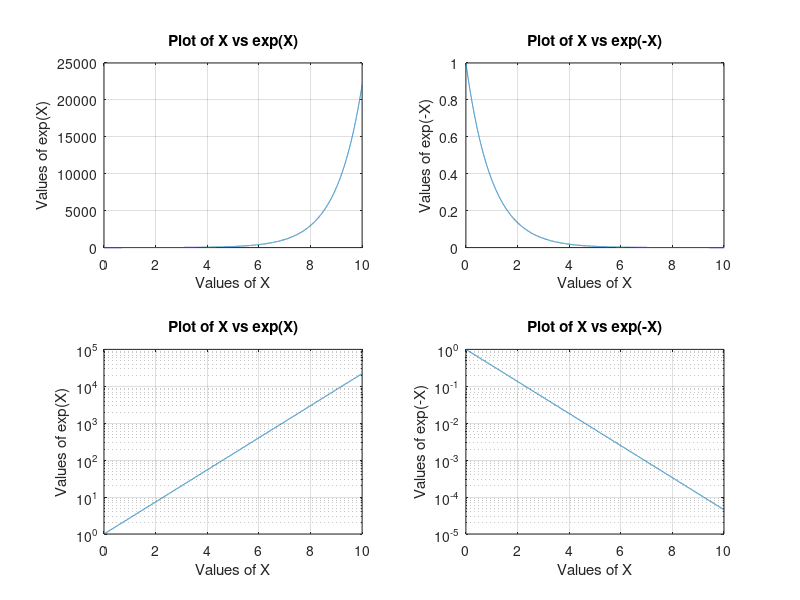

This figure's MATLAB source:
%               Solution for Core Lesson 2 Problems 4-5

X = [0.0:0.001:10.0];

% plot of X vs exp(X)

subplot(2,2,1);
plot(X, exp(X));
title('Plot of X vs exp(X)');
xlabel('Values of X')
ylabel('Values of exp(X)')
grid;

% plot of X vs exp(-X)

subplot(2,2,2);
plot(X, exp(-X));
title('Plot of X vs exp(-X)');
xlabel('Values of X')
ylabel('Values of exp(-X)')
grid;

% plot of X vs semilogy(exp(X))

subplot(2,2,3);
semilogy(X, exp(X));
title('Plot of X vs exp(X)');
xlabel('Values of X')
ylabel('Values of exp(X)')
grid;

% plot of X vs semilogy(exp(-X))

subplot(2,2,4);
semilogy(X, exp(-X));
title('Plot of X vs exp(-X)');
xlabel('Values of X')
ylabel('Values of exp(-X)')
grid;